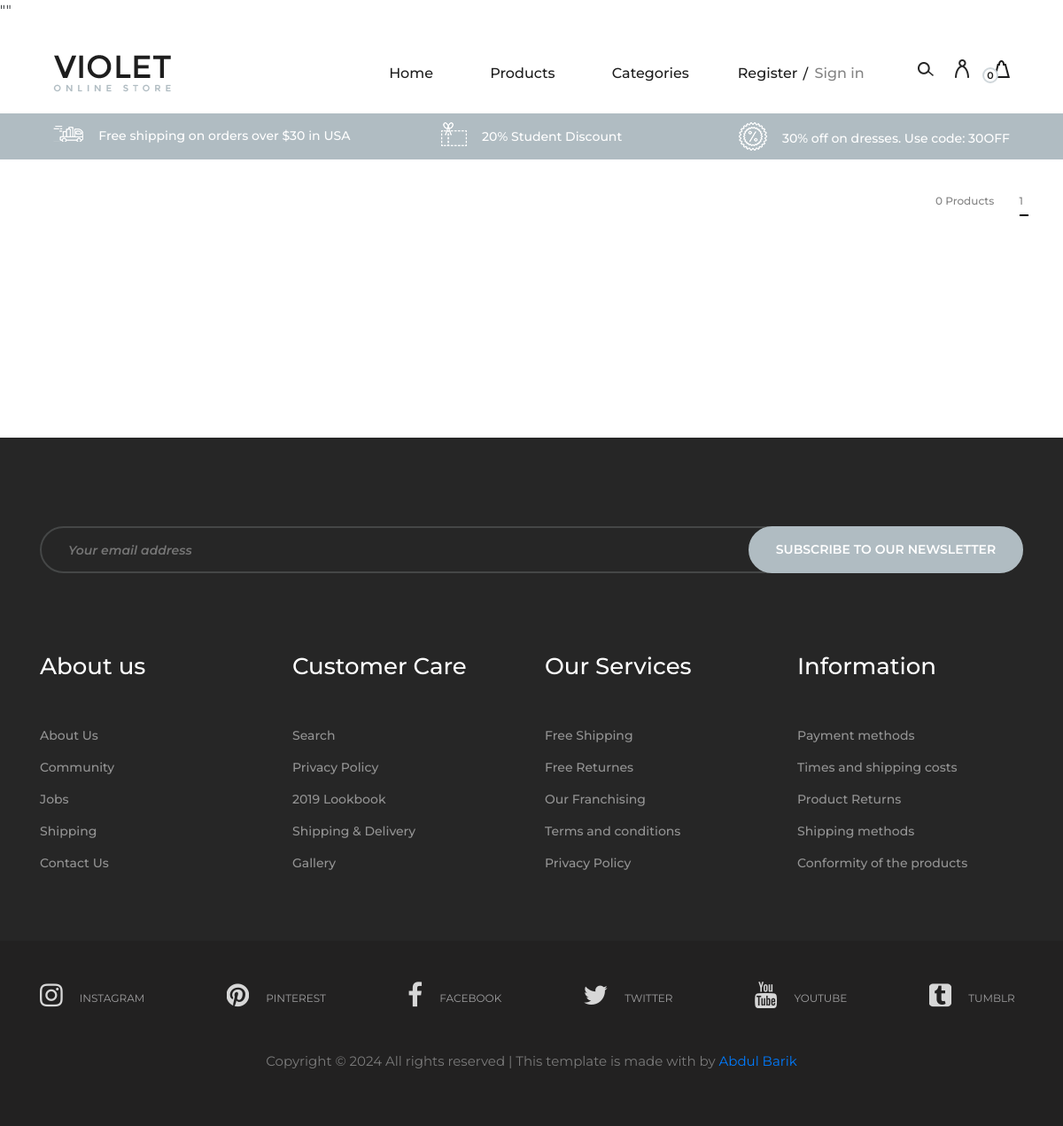
Before: /product-list/ with the older database file.
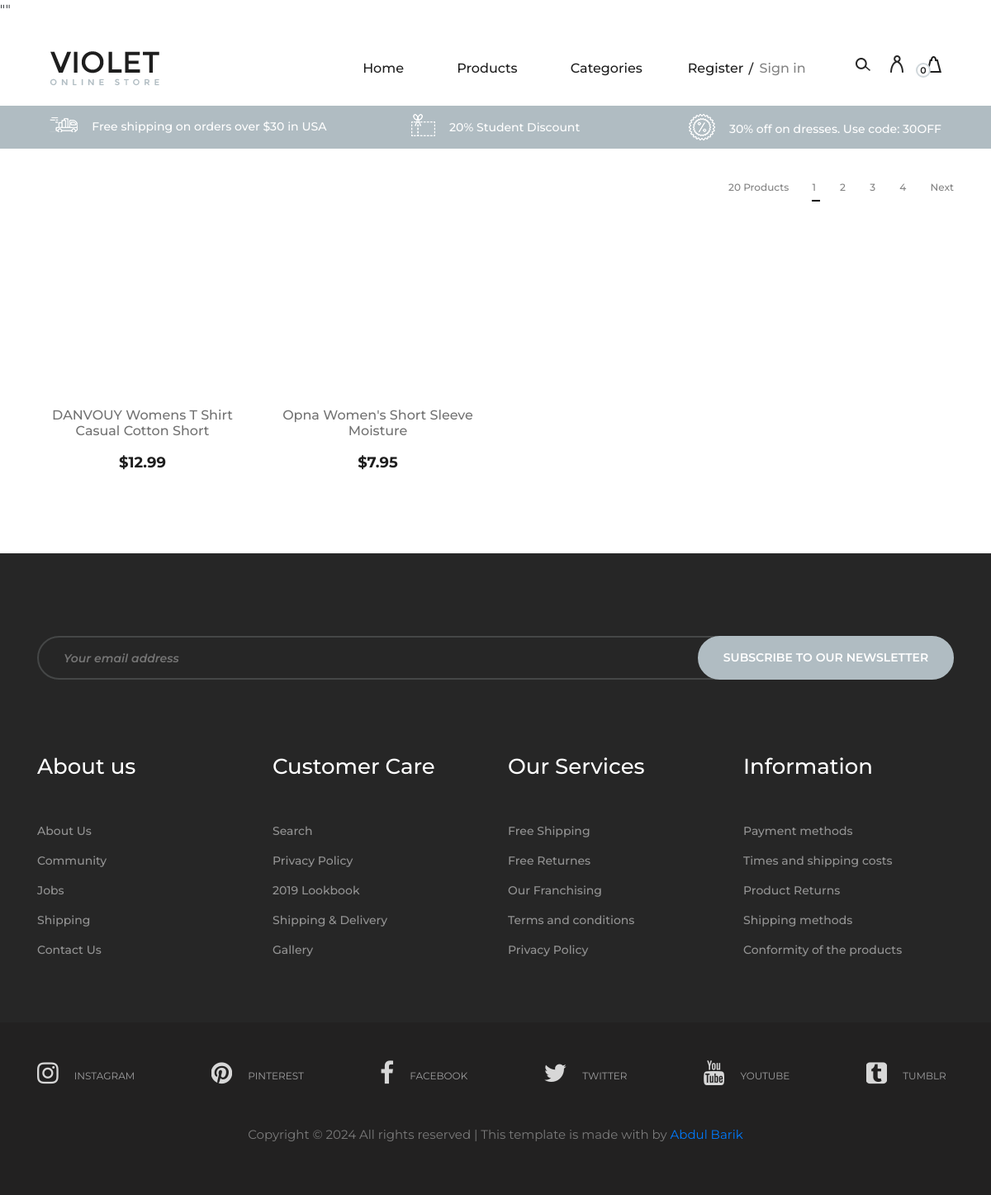
After: the same page with the newer database file.
### product/models.py (models this page shows, shortened)
class Product(models.Model):
    category = models.ForeignKey(Category, related_name='products', on_delete=models.CASCADE)
    title = models.CharField(max_length=250, unique=True)
    slug = models.SlugField(unique=True, max_length=250)
    featured = models.BooleanField(default=False)
    price = models.DecimalField(max_digits=8, decimal_places=2)
    thumbnail = models.URLField()
    description = models.TextField(null=True, blank=True, default='N/A')
    instock = models.BooleanField(default=True)
    created_date = models.DateTimeField(auto_now_add=True)
    updated_date = models.DateTimeField(auto_now=True)
    class Meta:
        ordering = ['-id']

### product/views.py (the view)
# urls.py: path('product-list/', ProductList.as_view(), name='product-list'),
class ProductList(generic.ListView):
    model  = Product
    template_name = 'product/product-list.html'
    context_object_name = 'object_list'
    paginate_by = 2
    def get_context_data(self, **kwargs):
        context = super().get_context_data(**kwargs)
        page_obj = CustomPaginator(self.request, self.get_queryset(), self.paginate_by)
        quryset = page_obj.get_queryset()
        paginator = page_obj.paginator
        context['object_list'] = quryset
        context['paginator'] = paginator
        return context

### cart/carts.py (called while the page is built)
    def __len__(self):
        return len(list(self.cart.keys()))

### cart/context_processors.py (called while the page is built)
def cart(request):
    return {"cart": Card(request)}

### product/context_processors.py (called while the page is built)
def categories(request):
    return {"categories": Category.objects.all()}

### product/views.py (called while the page is built)
    def get_queryset(self):
        try:
            queryset = self.paginator.page(self.page)
        except PageNotAnInteger:
            queryset = self.paginator.page(1)
        except EmptyPage:
            queryset = self.paginator.page(1)
        except InvalidPage:
            queryset = self.paginator.page(1)
        return queryset

### templates/product/product-list.html (shortened to what this page needs)
{% extends "../base.html" %}
{% block content %}
{% load static %}
<section class="page-add">
  <div class="container">
    <div class="categories-controls">
      <div class="row">
        <div class="col-lg-12">
          <div class="categories-filter">
            <div class="cf-right">
              <span>{{paginator.count}} Products</span>
              {%include '../pagination.html' %}
            </div>
          </div>
        </div>
      </div>
    </div>
  </div>
</section>
<section class="related-product spad">
    <div class="container">
      <div class="row">
        {% for product in object_list %}
        <div class="col-lg-3 col-sm-6">
          <div class="single-product-item">
            <figure>
              <a href="{% url 'product-details' product.slug %}"
                ><img style="height:350px" src="{{product.thumbnail}}" alt=""
              /></a>
            </figure>
            <div class="product-text">
              <a href="{% url 'product-details' product.slug %}"
              ><h6>{{product.title}}</h6></a>
              <p>${{product.price}}</p>
            </div>
          </div>
        </div>
        {% endfor %}
      </div>
    </div>
  </section>
{% include "footer.html" %}
{% endblock content %}

Changed rows visible on the page:
added Product: title "DANVOUY Womens T Shirt Casual Cotton Short", price "12.99"
added Product: title "Opna Women's Short Sleeve Moisture", price "7.95"
Other visible differences:
{{ paginator.count }}: "0" → "20"
new list line: "2"
new list line: "3"
new list line: "4"
text now shown: "Next"
